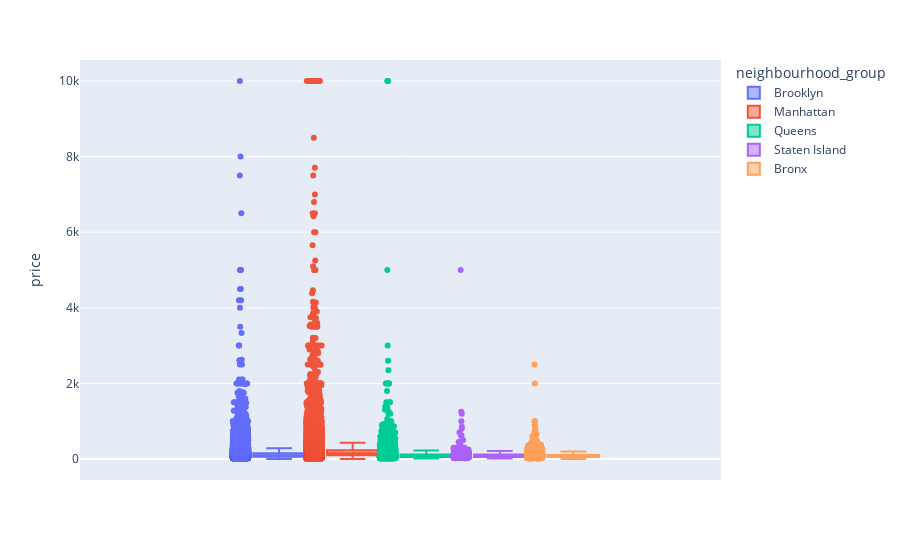

The notebook cell this image was saved under:
### Code cell
fig = px.box(df_concat, y='price', points='all', hover_data=['price'], color='neighbourhood_group')
fig.show()

### Figure 1 — Plotly figure (JSON) as saved in the notebook; plotly's stock layout.template omitted (floating-point values rounded to 4 significant figures; data arrays with more than 128 entries replaced by an {"elided": "..."} marker saying what was removed)
{"data": [{"alignmentgroup": "True", "boxpoints": "all", "hovertemplate": "neighbourhood_group=Brooklyn<br>price=%{y}<extra></extra>", "legendgroup": "Brooklyn", "marker": {"color": "#636efa"}, "name": "Brooklyn", "notched": false, "offsetgroup": "Brooklyn", "orientation": "v", "showlegend": true, "type": "box", "x0": " ", "xaxis": "x", "y": {"elided": "26540 int values"}, "y0": " ", "yaxis": "y"}, {"alignmentgroup": "True", "boxpoints": "all", "hovertemplate": "neighbourhood_group=Manhattan<br>price=%{y}<extra></extra>", "legendgroup": "Manhattan", "marker": {"color": "#EF553B"}, "name": "Manhattan", "notched": false, "offsetgroup": "Manhattan", "orientation": "v", "showlegend": true, "type": "box", "x0": " ", "xaxis": "x", "y": {"elided": "30160 int values"}, "y0": " ", "yaxis": "y"}, {"alignmentgroup": "True", "boxpoints": "all", "hovertemplate": "neighbourhood_group=Queens<br>price=%{y}<extra></extra>", "legendgroup": "Queens", "marker": {"color": "#00cc96"}, "name": "Queens", "notched": false, "offsetgroup": "Queens", "orientation": "v", "showlegend": true, "type": "box", "x0": " ", "xaxis": "x", "y": {"elided": "8742 int values"}, "y0": " ", "yaxis": "y"}, {"alignmentgroup": "True", "boxpoints": "all", "hovertemplate": "neighbourhood_group=Staten Island<br>price=%{y}<extra></extra>", "legendgroup": "Staten Island", "marker": {"color": "#ab63fa"}, "name": "Staten Island", "notched": false, "offsetgroup": "Staten Island", "orientation": "v", "showlegend": true, "type": "box", "x0": " ", "xaxis": "x", "y": {"elided": "572 int values"}, "y0": " ", "yaxis": "y"}, {"alignmentgroup": "True", "boxpoints": "all", "hovertemplate": "neighbourhood_group=Bronx<br>price=%{y}<extra></extra>", "legendgroup": "Bronx", "marker": {"color": "#FFA15A"}, "name": "Bronx", "notched": false, "offsetgroup": "Bronx", "orientation": "v", "showlegend": true, "type": "box", "x0": " ", "xaxis": "x", "y": {"elided": "1737 int values"}, "y0": " ", "yaxis": "y"}], "layout": {"boxmode": "group", "legend": {"title": {"text": "neighbourhood_group"}, "tracegroupgap": 0}, "margin": {"t": 60}, "xaxis": {"anchor": "y", "domain": [0, 1]}, "yaxis": {"anchor": "x", "domain": [0, 1], "title": {"text": "price"}}}}
